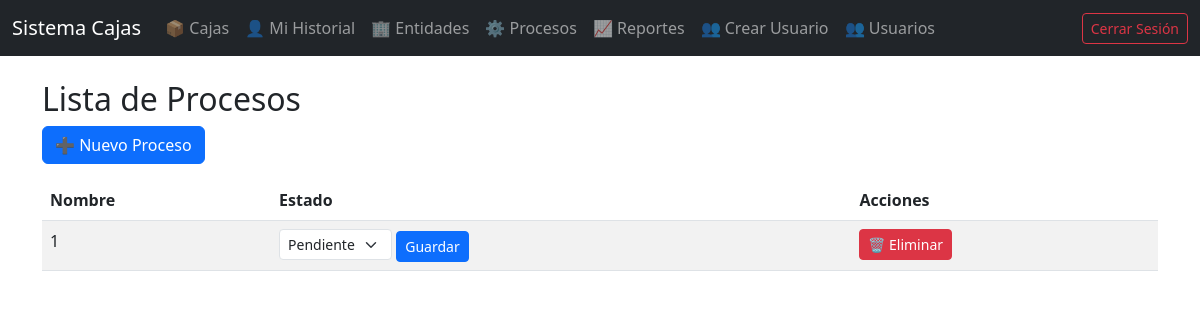
Page /entidades/procesos/ (signed in) on the earlier database version.
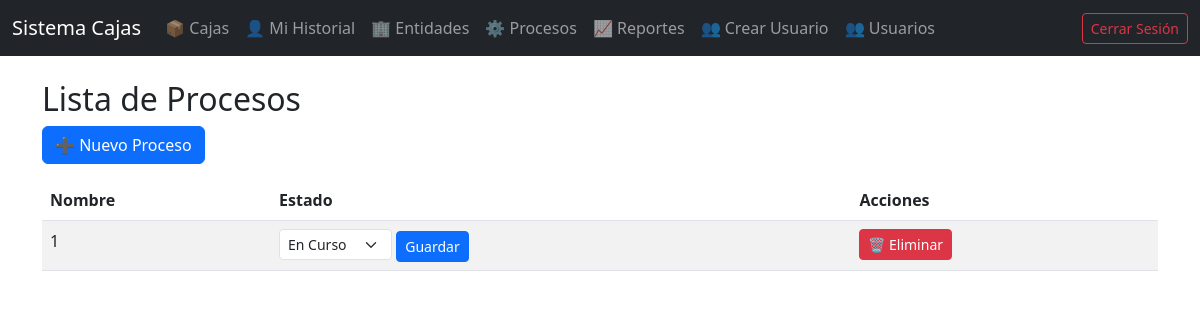
Same page on the later database version.
### entidades/models.py (models this page shows, shortened)
class Proceso(models.Model):
    nombre = models.CharField(max_length=100)
    estado = models.CharField(max_length=20, choices=[
        ("pendiente", "Pendiente"),
        ("en_curso", "En Curso"),
        ("finalizado", "Finalizado")
    ])

### entidades/views.py (the view)
# urls.py: path('procesos/', views.lista_procesos, name='lista_procesos'),
@login_required
def lista_procesos(request):
    procesos = Proceso.objects.all()
    return render(request, 'procesos/lista_procesos.html', {'procesos': procesos})

### templates/procesos/lista_procesos.html (shortened to what this page needs)
{% extends 'base.html' %}
{% block content %}
<h2>Lista de Procesos</h2>
<a href="{% url 'crear_proceso' %}" class="btn btn-primary mb-3">➕ Nuevo Proceso</a>
<table class="table table-striped">
  <thead>
    <tr>
      <th>Nombre</th>
      <th>Estado</th>
      <th>Acciones</th>
    </tr>
  </thead>
  <tbody>
    {% for proceso in procesos %}
    <tr>
      <td>{{ proceso.nombre }}</td>
      <td>
        <form action="{% url 'cambiar_estado_proceso' proceso.id %}" method="post" class="d-inline">
            <select name="estado" class="form-select form-select-sm d-inline w-auto">
              <option value="pendiente" {% if proceso.estado == 'pendiente' %}selected{% endif %}>Pendiente</option>
              <option value="en_curso" {% if proceso.estado == 'en_curso' %}selected{% endif %}>En Curso</option>
            </select>
            <button type="submit" class="btn btn-primary btn-sm">Guardar</button>
        </form>
      </td>
      <td>
        <a class="btn btn-danger btn-sm" href="{% url 'eliminar_proceso' proceso.id %}">🗑️ Eliminar</a>
      </td>
    </tr>
    {% endfor %}
  </tbody>
</table>
{% endblock %}

Differences in the rows shown:
changed Proceso: estado "Pendiente" → "En Curso"
